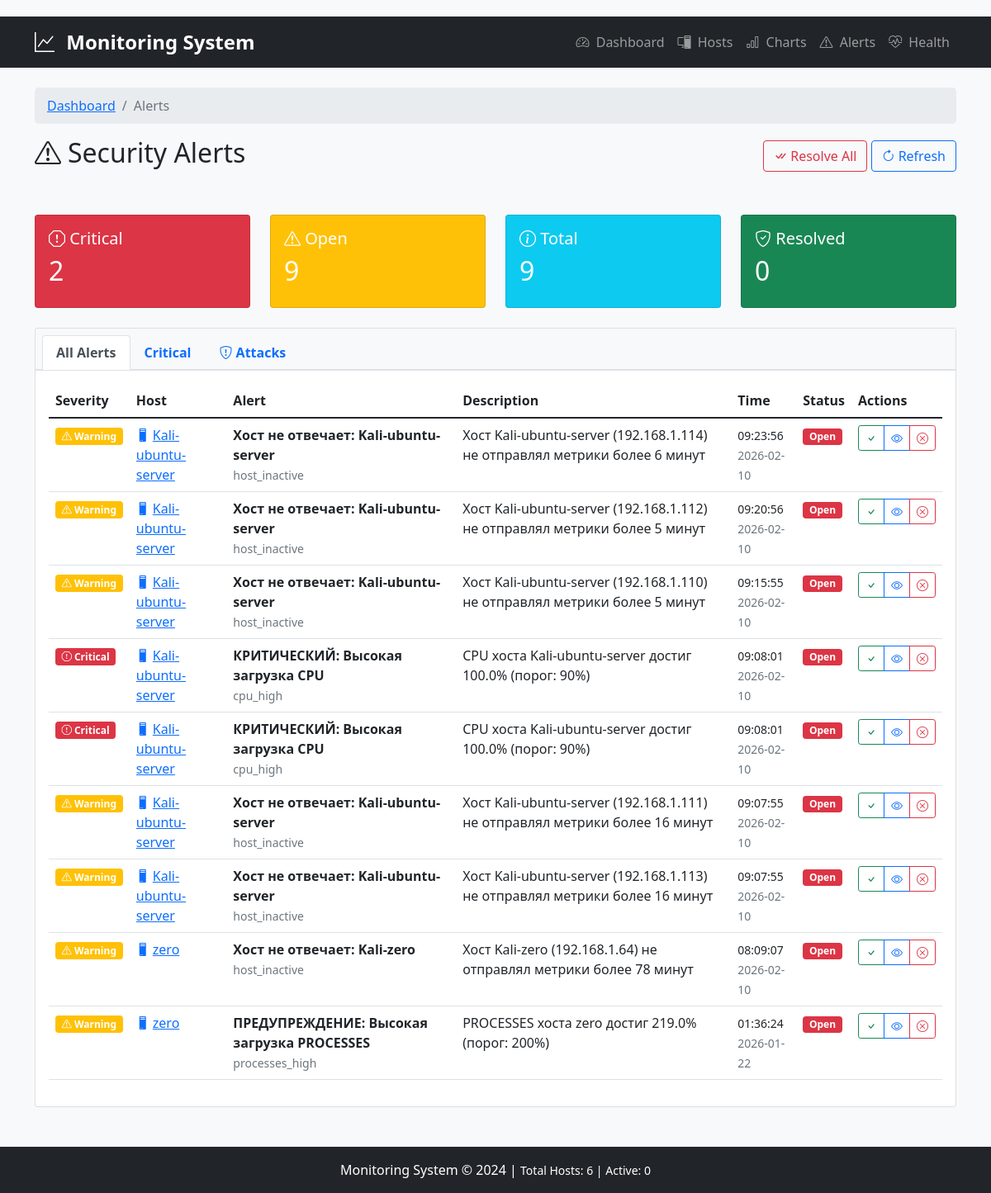
Screenshot of /alerts with the database file from the repository.
### models.py (models this page shows, shortened)
class Alert(db.Model):
    __tablename__ = 'alert'
    id = db.Column(db.Integer, primary_key=True)
    host_id = db.Column(db.Integer, db.ForeignKey('host.id'), nullable=False)
    title = db.Column(db.String(200), nullable=False)
    description = db.Column(db.Text, nullable=False)
    severity = db.Column(db.String(20), nullable=False)
    status = db.Column(db.String(20), default='open')
    alert_type = db.Column(db.String(50), nullable=False)
    trigger_value = db.Column(db.Float)
    trigger_threshold = db.Column(db.Float)
    created_at = db.Column(db.DateTime, default=datetime.utcnow)
    acknowledged_at = db.Column(db.DateTime)
    resolved_at = db.Column(db.DateTime)
    alert_data = db.Column(db.JSON)
    host = db.relationship('Host', backref='alerts')

class Host(db.Model):
    id = db.Column(db.Integer, primary_key=True)
    name = db.Column(db.String(100), nullable=False)
    ip_address = db.Column(db.String(15), nullable=False)
    hostname = db.Column(db.String(100))
    os = db.Column(db.String(50))
    is_active = db.Column(db.Boolean, default=True)
    last_seen = db.Column(db.DateTime, default=datetime.utcnow)
    created_at = db.Column(db.DateTime, default=datetime.utcnow)
    metrics = db.relationship('Metric', back_populates='host_obj', lazy=True, cascade='all, delete-orphan')

### app.py (the view)
@app.route('/alerts')
def alerts_page():
    alerts = Alert.query.order_by(Alert.created_at.desc()).limit(50).all()
    total_alerts = len(alerts)
    critical_alerts = len([a for a in alerts if a.severity == AlertSeverity.CRITICAL.value])
    open_alerts = len([a for a in alerts if a.status == AlertStatus.OPEN.value])
    return render_template('alerts.html',
                           alerts=alerts,
                           total_alerts=total_alerts,
                           critical_alerts=critical_alerts,
                           open_alerts=open_alerts)

### templates/alerts.html (shortened to what this page needs)
{% extends "base.html" %}
{% block content %}
<div class="row mb-4">
    <div class="col-12">
        <nav aria-label="breadcrumb">
            <ol class="breadcrumb">
                <li class="breadcrumb-item"><a href="/">Dashboard</a></li>
                <li class="breadcrumb-item active">Alerts</li>
            </ol>
        </nav>
        <div class="d-flex justify-content-between align-items-center mb-4">
            <h2><i class="bi bi-exclamation-triangle me-2"></i>Security Alerts</h2>
            <div>
                <button class="btn btn-outline-danger" onclick="resolveAllAlerts()">
                    <i class="bi bi-check-all me-1"></i>Resolve All
                </button>
                <button class="btn btn-outline-primary" onclick="refreshAlerts()">
                    <i class="bi bi-arrow-clockwise me-1"></i>Refresh
                </button>
            </div>
        </div>
    </div>
</div>
<div class="row mb-4">
    <div class="col-md-3">
        <div class="card bg-danger text-white">
            <div class="card-body">
                <h5><i class="bi bi-exclamation-octagon"></i> Critical</h5>
                <h2>{{ critical_alerts }}</h2>
            </div>
        </div>
    </div>
    <div class="col-md-3">
        <div class="card bg-warning text-white">
            <div class="card-body">
                <h5><i class="bi bi-exclamation-triangle"></i> Open</h5>
                <h2>{{ open_alerts }}</h2>
            </div>
        </div>
    </div>
    <div class="col-md-3">
        <div class="card bg-info text-white">
            <div class="card-body">
                <h5><i class="bi bi-info-circle"></i> Total</h5>
                <h2>{{ total_alerts }}</h2>
            </div>
        </div>
    </div>
    <div class="col-md-3">
        <div class="card bg-success text-white">
            <div class="card-body">
                <h5><i class="bi bi-shield-check"></i> Resolved</h5>
                <h2>{{ total_alerts - open_alerts }}</h2>
            </div>
        </div>
    </div>
</div>
<div class="row mb-4">
    <div class="col-12">
        <div class="card">
            <div class="card-header">
                <ul class="nav nav-tabs card-header-tabs">
                    <li class="nav-item">
                        <a class="nav-link active" data-bs-toggle="tab" href="#allAlerts">All Alerts</a>
                    </li>
                    <li class="nav-item">
                        <a class="nav-link" data-bs-toggle="tab" href="#critical">Critical</a>
                    </li>
                    <li class="nav-item">
                        <a class="nav-link" data-bs-toggle="tab" href="#attacks">
                            <i class="bi bi-shield-exclamation"></i> Attacks
                        </a>
                    </li>
                </ul>
            </div>
            <div class="card-body">
                <div class="tab-content">
                    <div class="tab-pane fade show active" id="allAlerts">
                        {% if alerts %}
                        <div class="table-responsive">
                            <table class="table table-hover">
                                <thead>
                                    <tr>
                                        <th>Severity</th>
                                        <th>Host</th>
                                        <th>Alert</th>
                                        <th>Description</th>
                                        <th>Time</th>
                                        <th>Status</th>
                                        <th>Actions</th>
                                    </tr>
                                </thead>
                                <tbody>
                                    {% for alert in alerts %}
                                    <tr class="alert-row" data-alert-id="{{ alert.id }}">
                                        <td>
                                            {% if alert.severity == 'critical' %}
                                            <span class="badge bg-danger">
                                                <i class="bi bi-exclamation-octagon"></i> Critical
                                            </span>
                                            {% elif alert.severity == 'warning' %}
                                            <span class="badge bg-warning">
                                                <i class="bi bi-exclamation-triangle"></i> Warning
                                            </span>
                                            {% else %}
                                            <span class="badge bg-info">
                                                <i class="bi bi-info-circle"></i> Info
                                            </span>
                                            {% endif %}
                                        </td>
                                        <td>
                                            <a href="/metrics/{{ alert.host_id }}">
                                                <i class="bi bi-pc me-1"></i>{{ alert.host.name if alert.host else 'Unknown' }}
                                            </a>
                                        </td>
                                        <td>
                                            <strong>{{ alert.title }}</strong>
                                            <br>
                                            <small class="text-muted">{{ alert.alert_type }}</small>
                                        </td>
                                        <td>{{ alert.description }}</td>
                                        <td>
                                            <small>{{ alert.created_at.strftime('%H:%M:%S') }}</small>
                                            <br>
                                            <small class="text-muted">{{ alert.created_at.strftime('%Y-%m-%d') }}</small>
                                        </td>
                                        <td>
                                            {% if alert.status == 'open' %}
                                            <span class="badge bg-danger">Open</span>
                                            {% elif alert.status == 'acknowledged' %}
                                            <span class="badge bg-warning">Acknowledged</span>
                                            {% else %}
                                            <span class="badge bg-success">Resolved</span>
                                            {% endif %}
                                        </td>
                                        <td>
                                            <div class="btn-group btn-group-sm">
                                                {% if alert.status == 'open' %}
                                                <button class="btn btn-outline-success" onclick="acknowledgeAlert({{ alert.id }})">
                                                    <i class="bi bi-check"></i>
                                                </button>
                                                {% endif %}
                                                <button class="btn btn-outline-primary" onclick="viewAlertDetails({{ alert.id }})">
                                                    <i class="bi bi-eye"></i>
                                                </button>
                                                <button class="btn btn-outline-danger" onclick="resolveAlert({{ alert.id }})">
                                                    <i class="bi bi-x-circle"></i>
                                                </button>
                                            </div>
                                        </td>
                                    </tr>
                                    {% endfor %}
                                </tbody>
                            </table>
                        </div>
                        {% else %}
                        <div class="text-center py-5">
                            <i class="bi bi-shield-check display-1 text-success mb-3"></i>
                            <h3 class="text-success">No Active Alerts</h3>
                            <p class="text-muted">All systems are operating normally</p>
                        </div>
                        {% endif %}
                    </div>
                </div>
            </div>
        </div>
    </div>
</div>
{% endblock %}

### templates/base.html (style rules this page uses)
body { padding-top: 20px; background-color: #f8f9fa; font-family: 'Segoe UI', Tahoma, Geneva, Verdana, sans-serif; }
.breadcrumb { background-color: #e9ecef; border-radius: 5px; padding: 10px 15px; }
.card-header { background-color: #f8f9fa; border-bottom: 2px solid #dee2e6; font-weight: 600; }

### rows the page displays
Alert: severity "warning" (drawn), host "Kali-ubuntu-server", title "Хост не отвечает: Kali-ubuntu-server", alert_type "host_inactive", description "Хост Kali-ubuntu-server (192.168.1.114) не отправлял метрики более 6 минут", created_at "09:23:56", created_at "2026-02-10", status "Open"
Alert: severity "warning" (drawn), host "Kali-ubuntu-server", title "Хост не отвечает: Kali-ubuntu-server", alert_type "host_inactive", description "Хост Kali-ubuntu-server (192.168.1.112) не отправлял метрики более 5 минут", created_at "09:20:56", created_at "2026-02-10", status "Open"
Alert: severity "warning" (drawn), host "Kali-ubuntu-server", title "Хост не отвечает: Kali-ubuntu-server", alert_type "host_inactive", description "Хост Kali-ubuntu-server (192.168.1.110) не отправлял метрики более 5 минут", created_at "09:15:55", created_at "2026-02-10", status "Open"
Alert: severity "critical" (drawn), host "Kali-ubuntu-server", title "КРИТИЧЕСКИЙ: Высокая загрузка CPU", alert_type "cpu_high", description "CPU хоста Kali-ubuntu-server достиг 100.0% (порог: 90%)", created_at "09:08:01", created_at "2026-02-10", status "Open"
Alert: severity "critical" (drawn), host "Kali-ubuntu-server", title "КРИТИЧЕСКИЙ: Высокая загрузка CPU", alert_type "cpu_high", description "CPU хоста Kali-ubuntu-server достиг 100.0% (порог: 90%)", created_at "09:08:01", created_at "2026-02-10", status "Open"
Alert: severity "warning" (drawn), host "Kali-ubuntu-server", title "Хост не отвечает: Kali-ubuntu-server", alert_type "host_inactive", description "Хост Kali-ubuntu-server (192.168.1.111) не отправлял метрики более 16 минут", created_at "09:07:55", created_at "2026-02-10", status "Open"
Alert: severity "warning" (drawn), host "Kali-ubuntu-server", title "Хост не отвечает: Kali-ubuntu-server", alert_type "host_inactive", description "Хост Kali-ubuntu-server (192.168.1.113) не отправлял метрики более 16 минут", created_at "09:07:55", created_at "2026-02-10", status "Open"
Alert: severity "warning" (drawn), host "zero", title "Хост не отвечает: Kali-zero", alert_type "host_inactive", description "Хост Kali-zero (192.168.1.64) не отправлял метрики более 78 минут", created_at "08:09:07", created_at "2026-02-10", status "Open"
Alert: severity "warning" (drawn), host "zero", title "ПРЕДУПРЕЖДЕНИЕ: Высокая загрузка PROCESSES", alert_type "processes_high", description "PROCESSES хоста zero достиг 219.0% (порог: 200%)", created_at "01:36:24", created_at "2026-01-22", status "Open"

### other values shown
{{ critical_alerts }} "2"
{{ open_alerts }} "9"
{{ total_alerts }} "9"
{{ total_alerts - open_alerts }} "0"
